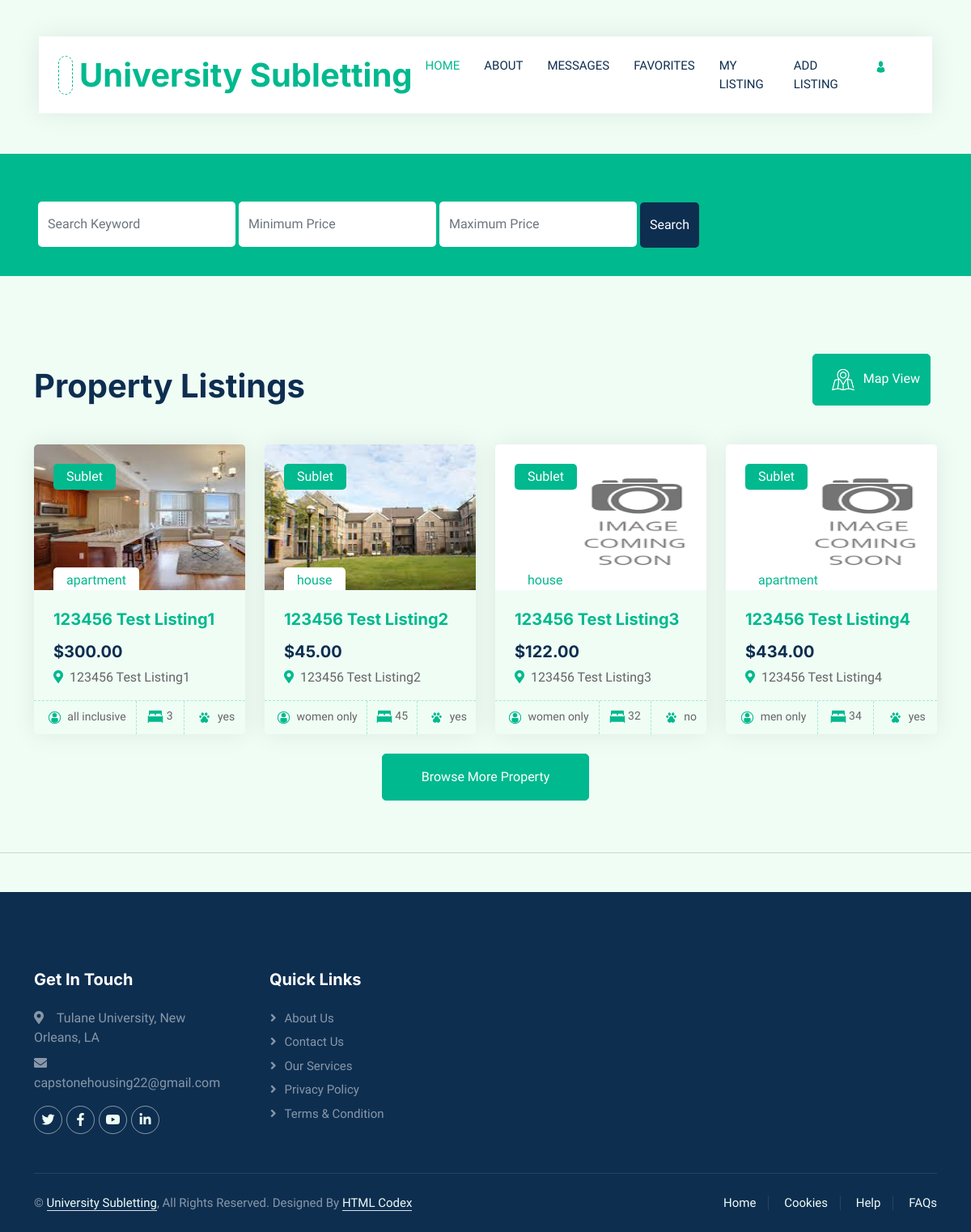
/home/, run on the app's committed database.
### hello/models.py (models this page shows)
class allinformation(models.Model):
    user = models.ForeignKey(User, on_delete=models.CASCADE, null=True)
    address = models.CharField(max_length=200, blank=True, null=True)
    city = models.CharField(max_length=200, blank=True, null=True)
    zip = models.IntegerField( blank=True, null=True)
    state = models.CharField(max_length=22, blank=True, null=True)
    hometype = models.CharField(max_length=100, blank=True, null=True)
    monthlyprice = models.DecimalField(max_digits = 100, decimal_places=2, blank=True, null=True)
    securitydeposit = models.DecimalField(max_digits = 100, decimal_places=2, blank=True, null=True)
    numbertenants = models.IntegerField(blank=True, null=True)
    gender = models.CharField(max_length=20, blank=True, null=True)
    beds = models.IntegerField( blank=True, null=True)
    addrentinfo = models.CharField(max_length=300, blank=True, null=True)
    parking = models.CharField(max_length=4, blank=True, null=True)
    pets = models.CharField(max_length=4, blank=True, null=True)
    laundry = models.CharField(max_length=20, blank=True, null=True)
    addamenityinfo = models.CharField(max_length=300, blank=True, null=True)
    image = models.ImageField(upload_to="images/",default="images/image_coming_soon.png", height_field=None, width_field=None, max_length=100,blank=True, null=True)

### hello/views.py (the view)
# urls.py: path("home/", views.home, name="home"),
def home(request):
    shome_list = allinformation.objects.all()
    print((shome_list))
    return render(request, 'hello/home.html', {'shome_list': shome_list})

### hello/templates/hello/home.html (shortened to what this page needs)
{% extends "hello/layout.html" %}
{% load static %}
{% block content %}
    <head>
        <link href="https://cdnjs.cloudflare.com/ajax/libs/font-awesome/5.10.0/css/all.min.css" rel="stylesheet">
        <link href="https://cdn.jsdelivr.net/npm/bootstrap-icons@1.4.1/font/bootstrap-icons.css" rel="stylesheet">
        <link href="{% static 'lib/animate/animate.min.css' %}" rel="stylesheet">
        <link href="{% static 'lib/owlcarousel/assets/owl.carousel.min.css' %}" rel="stylesheet">
        <link href="{% static 'hello/css/bootstrap.min.css' %}" rel="stylesheet">
        <link href="{% static 'hello/css/style.css' %}" rel="stylesheet">
    </head>
    <div class="container-fluid nav-bar bg-transparent">
        <nav class="navbar navbar-expand-lg bg-white navbar-light py-0 px-4">
            <a href="{% url 'home' %}" class="navbar-brand d-flex align-items-center text-center">
                <div class="icon p-2 me-2">
                </div>
                <h1 class="m-0 text-primary">University Subletting</h1>
            </a>
            <div class="navbar-nav ms-auto">
                <a href="{% url 'home' %}" class="nav-item nav-link active">Home</a>
                <a href="{% url 'about' %}" class="nav-item nav-link">About</a>
                <a href="{% url 'messages' %}" class="nav-item nav-link">Messages</a>
                <a href="{% url 'favorites' %}" class="nav-item nav-link">Favorites</a>
                <a href="{% url 'listing' %}" class="nav-item nav-link">My Listing</a>
                <a href="{% url 'add_listing' %}" class="nav-item nav-link">Add Listing</a>
                <a href="{% url 'profile' %}" class="nav-item nav-link"><img class="img-fluid" src="{% static 'hello/images/icon-profile.png' %}" alt="Icon" style="width: 25px; height: 25px;"></a>
            </div>
        </nav>
    </div>
    <div class="container-fluid bg-primary mb-5 wow fadeIn " data-wow-delay="0.1s" style="padding: 35px; margin-top:50px">
        <div class="container">
            <div class="row g-2">
                    <div class="col-md-10">
                        <div class="row g-2">
                                    <form  action = "{% url 'search_listings' %} " method = "POST">
                                        <div style="display:inline-block;">
                                        <input type = "text" name = "search" placeholder="Search Keyword" class="form-control border-0 py-3">
                                        </div>
                                        <div style="display:inline-block;">
                                        <label for="minPrice"></label><input type="number" id="minPrice" name="minPrice" placeholder="Minimum Price" min=0  class="form-control border-0 py-3">
                                        </div>
                                        <div style="display:inline-block;">
                                        <label for="maxPrice"></label><input type="number" id="maxPrice" name="maxPrice" placeholder="Maximum Price" min=0 class="form-control border-0 py-3">
                                        </div>
                                        <div style="display:inline-block;" >
                                        <button type = "submit" class="btn btn-dark border-0 w-100 py-3" > Search</button>
                                        </div>
                                    </form>
                        </div>
                    </div>
            </div>
        </div>
    </div>
    <div class="container-xxl py-5">
        <div class="container">
            <div class="row g-0 gx-5 align-items-end">
                <div class="col-lg-6">
                    <div class="text-start mx-auto mb-5 wow slideInLeft" data-wow-delay="0.1s">
                        <h1 class="mb-3">Property Listings</h1>
                    </div>
                </div>
                <div class="col-lg-6 text-start text-lg-end wow slideInRight" data-wow-delay="0.1s">
                    <ul class="nav nav-pills d-inline-flex justify-content-end mb-5">
                        <li class="nav-item me-2">
                            <a class="btn btn-outline-primary active" data-bs-toggle="pill" href="#tab-1"><img class="img-fluid" src="{% static 'hello/images/icon-map.png'%}" alt="Icon" style="width: 50px; height: 50px;">Map View</a>
                        </li>
                    </ul>
                </div>
            </div>
            <div class="tab-content">
                <div id="tab-1" class="tab-pane fade show p-0 active">
                    <div class="row g-4">
                        {% for listing in shome_list%}
                        <div class="col-lg-3 col-md-6 wow fadeInUp" data-wow-delay="0.1s">
                            <a href="{% url 'view_listing' listing.id %}">
                                <div class="property-item rounded overflow-hidden">
                                    <div class="position-relative overflow-hidden">
                                        <img src="{{listing.image.url}}"  width="350" height="180" alt="Listing Picture">
                                        <div class="bg-primary rounded text-white position-absolute start-0 top-0 m-4 py-1 px-3">Sublet</div>
                                        <div class="bg-white rounded-top text-primary position-absolute start-0 bottom-0 mx-4 pt-1 px-3">{{listing.hometype}}</div>
                                    </div>
                                    <div class="p-4 pb-0">
                                        <h5 class="text-primary mb-3">{{listing.address}}</h5>
                                        <a class="d-block h5 mb-2" href="{% url 'view_listing' listing.id %}" id="{{listing.id}}">${{listing.monthlyprice}}</a>
                                        <p><i class="fa fa-map-marker-alt text-primary me-2"></i>{{listing.address}}</p>
                                    </div>
                                    <div class="d-flex border-top">
                                        <small class="flex-fill text-center border-end py-2"><img class="img-fluid" src="{% static 'hello/images/icon-person.png'%}" alt="Icon" style="width: 25px; height: 25px;"></img> {{listing.gender}}</small>
                                        <small class="flex-fill text-center border-end py-2"><img class="img-fluid " src="{% static 'hello/images/icon-bed.png'%}" alt="Icon" style="width: 20px; height: 20px;"></img> {{listing.beds}}</small>
                                        <small class="flex-fill text-center py-2"><img class="img-fluid" src="{% static 'hello/images/icon-pet.png'%}" alt="Icon" style="width: 25px; height: 25px;"></img> {{listing.pets}}</small>
                                    </div>
                                </div>
                            </a>
                        </div>
                        {% endfor %}
                        <div class="col-12 text-center">
                            <a class="btn btn-primary py-3 px-5" href="">Browse More Property</a>
                        </div>
                    </div>
                </div>
            </div>
        </div>
    </div>
{% endblock %}

### hello/static/hello/css/style.css (style rules this page uses)
:root { --primary: #00B98E; --secondary: #FF6922; --light: #EFFDF5; --dark: #0E2E50; }
.btn { transition: .5s; }
.btn.btn-primary, .btn.btn-secondary { color: #FFFFFF; }
.nav-bar { position: relative; margin-top: 45px; padding: 0 3rem; transition: .5s; z-index: 9999; }
.navbar { box-shadow: 0 0 30px rgba(0, 0, 0, .08); }
.navbar-light .navbar-nav .nav-link { margin-right: 30px; padding: 25px 0; color: #FFFFFF; font-size: 15px; text-transform: uppercase; outline: none; }
.navbar-light .navbar-nav .nav-link:hover, .navbar-light .navbar-nav .nav-link.active { color: var(--primary); }
.navbar-light .navbar-brand { height: 75px; }
.navbar-light .navbar-nav .nav-link { color: var(--dark); font-weight: 500; }
.icon { padding: 15px; display: inline-flex; align-items: center; justify-content: center; background: #FFFFFF !important; border-radius: 50px; border: 1px dashed var(--primary) !important; }
.nav-pills .nav-item .btn { color: var(--dark); }
.nav-pills .nav-item .btn:hover, .nav-pills .nav-item .btn.active { color: #FFFFFF; }
.property-item { box-shadow: 0 0 30px rgba(0, 0, 0, .08); }
.property-item img { transition: .5s; }
.property-item .border-top { border-top: 1px dashed rgba(0, 185, 142, .3) !important; }
.property-item .border-end { border-right: 1px dashed rgba(0, 185, 142, .3) !important; }

### data on the page
allinformation: image (picture), hometype "apartment", address "123456 Test Listing1", monthlyprice "300.00", gender "all inclusive", beds "3", pets "yes"
allinformation: image (picture), hometype "house", address "123456 Test Listing2", monthlyprice "45.00", gender "women only", beds "45", pets "yes"
allinformation: image (picture), hometype "house", address "123456 Test Listing3", monthlyprice "122.00", gender "women only", beds "32", pets "no"
allinformation: image (picture), hometype "apartment", address "123456 Test Listing4", monthlyprice "434.00", gender "men only", beds "34", pets "yes"
